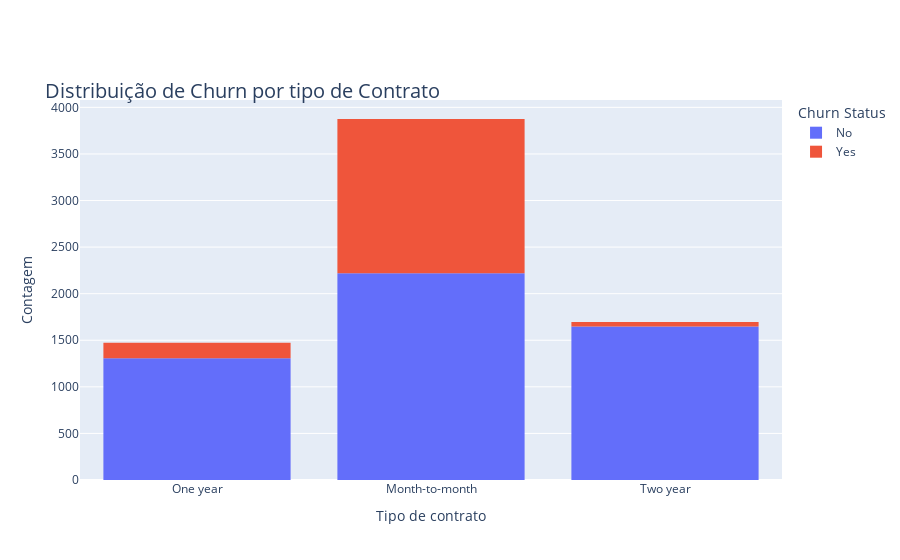

Source (notebook cell):
### Code cell
fig = px.histogram(df_normalizado, x= 'tipo_contrato', color= 'churn', 
                   title= 'Distribuição de Churn por tipo de Contrato',
                   labels={'churn': 'Churn Status'})

fig.update_layout(xaxis_title= 'Tipo de contrato',
                  yaxis_title= 'Contagem',
                  title_font= {'size': 20},
                  title_y= 0.85)

fig.show()

### Figure 1 — Plotly figure (JSON) as saved in the notebook; plotly's stock layout.template omitted (floating-point values rounded to 4 significant figures; data arrays with more than 128 entries replaced by an {"elided": "..."} marker saying what was removed)
{"data": [{"alignmentgroup": "True", "bingroup": "x", "hovertemplate": "Churn Status=No<br>tipo_contrato=%{x}<br>count=%{y}<extra></extra>", "legendgroup": "No", "marker": {"color": "#636efa", "pattern": {"shape": ""}}, "name": "No", "offsetgroup": "No", "orientation": "v", "showlegend": true, "type": "histogram", "x": {"elided": "5174 str values"}, "xaxis": "x", "yaxis": "y"}, {"alignmentgroup": "True", "bingroup": "x", "hovertemplate": "Churn Status=Yes<br>tipo_contrato=%{x}<br>count=%{y}<extra></extra>", "legendgroup": "Yes", "marker": {"color": "#EF553B", "pattern": {"shape": ""}}, "name": "Yes", "offsetgroup": "Yes", "orientation": "v", "showlegend": true, "type": "histogram", "x": {"elided": "1869 str values"}, "xaxis": "x", "yaxis": "y"}], "layout": {"barmode": "relative", "legend": {"title": {"text": "Churn Status"}, "tracegroupgap": 0}, "title": {"font": {"size": 20}, "text": "Distribuição de Churn por tipo de Contrato", "y": 0.85}, "xaxis": {"anchor": "y", "domain": [0, 1], "title": {"text": "Tipo de contrato"}}, "yaxis": {"anchor": "x", "domain": [0, 1], "title": {"text": "Contagem"}}}}
